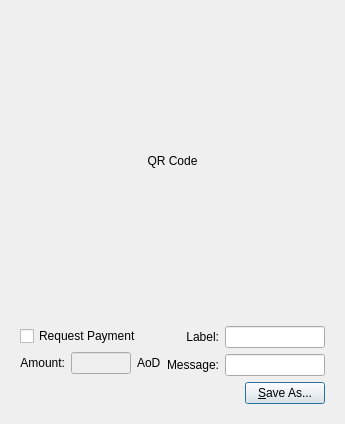
<?xml version="1.0" encoding="UTF-8"?>
<ui version="4.0">
 <class>QRCodeDialog</class>
 <widget class="QDialog" name="QRCodeDialog">
  <property name="geometry">
   <rect>
    <x>0</x>
    <y>0</y>
    <width>320</width>
    <height>404</height>
   </rect>
  </property>
  <property name="windowTitle">
   <string>Dialog</string>
  </property>
  <layout class="QVBoxLayout" name="verticalLayout_3">
   <item>
    <widget class="QLabel" name="lblQRCode">
     <property name="sizePolicy">
      <sizepolicy hsizetype="Expanding" vsizetype="Expanding">
       <horstretch>0</horstretch>
       <verstretch>0</verstretch>
      </sizepolicy>
     </property>
     <property name="minimumSize">
      <size>
       <width>300</width>
       <height>300</height>
      </size>
     </property>
     <property name="text">
      <string>QR Code</string>
     </property>
     <property name="alignment">
      <set>Qt::AlignCenter</set>
     </property>
     <property name="wordWrap">
      <bool>true</bool>
     </property>
    </widget>
   </item>
   <item>
    <widget class="QWidget" name="widget" native="true">
     <layout class="QVBoxLayout" name="verticalLayout_2">
      <item>
       <layout class="QHBoxLayout" name="horizontalLayout_2">
        <item>
         <layout class="QVBoxLayout" name="verticalLayout">
          <item>
           <widget class="QCheckBox" name="chkReqPayment">
            <property name="enabled">
             <bool>true</bool>
            </property>
            <property name="text">
             <string>Request Payment</string>
            </property>
           </widget>
          </item>
          <item>
           <layout class="QHBoxLayout" name="horizontalLayout">
            <item>
             <widget class="QLabel" name="lblAmount">
              <property name="sizePolicy">
               <sizepolicy hsizetype="Preferred" vsizetype="Maximum">
                <horstretch>0</horstretch>
                <verstretch>0</verstretch>
               </sizepolicy>
              </property>
              <property name="text">
               <string>Amount:</string>
              </property>
              <property name="alignment">
               <set>Qt::AlignRight|Qt::AlignTrailing|Qt::AlignVCenter</set>
              </property>
              <property name="buddy">
               <cstring>lnReqAmount</cstring>
              </property>
             </widget>
            </item>
            <item>
             <widget class="QLineEdit" name="lnReqAmount">
              <property name="enabled">
               <bool>false</bool>
              </property>
              <property name="minimumSize">
               <size>
                <width>60</width>
                <height>0</height>
               </size>
              </property>
              <property name="alignment">
               <set>Qt::AlignRight|Qt::AlignTrailing|Qt::AlignVCenter</set>
              </property>
             </widget>
            </item>
            <item>
             <widget class="QLabel" name="lblBTC">
              <property name="sizePolicy">
               <sizepolicy hsizetype="Preferred" vsizetype="Maximum">
                <horstretch>0</horstretch>
                <verstretch>0</verstretch>
               </sizepolicy>
              </property>
              <property name="text">
               <string>AoD</string>
              </property>
              <property name="buddy">
               <cstring>lnReqAmount</cstring>
              </property>
             </widget>
            </item>
           </layout>
          </item>
         </layout>
        </item>
        <item>
         <layout class="QGridLayout" name="gridLayout">
          <item row="0" column="0">
           <widget class="QLabel" name="lblLabel">
            <property name="text">
             <string>Label:</string>
            </property>
            <property name="alignment">
             <set>Qt::AlignRight|Qt::AlignTrailing|Qt::AlignVCenter</set>
            </property>
            <property name="buddy">
             <cstring>lnLabel</cstring>
            </property>
           </widget>
          </item>
          <item row="0" column="1">
           <widget class="QLineEdit" name="lnLabel">
            <property name="minimumSize">
             <size>
              <width>100</width>
              <height>0</height>
             </size>
            </property>
           </widget>
          </item>
          <item row="1" column="0">
           <widget class="QLabel" name="lblMessage">
            <property name="text">
             <string>Message:</string>
            </property>
            <property name="alignment">
             <set>Qt::AlignRight|Qt::AlignTrailing|Qt::AlignVCenter</set>
            </property>
            <property name="buddy">
             <cstring>lnMessage</cstring>
            </property>
           </widget>
          </item>
          <item row="1" column="1">
           <widget class="QLineEdit" name="lnMessage">
            <property name="minimumSize">
             <size>
              <width>100</width>
              <height>0</height>
             </size>
            </property>
           </widget>
          </item>
         </layout>
        </item>
       </layout>
      </item>
      <item>
       <layout class="QHBoxLayout" name="horizontalLayout_3">
        <item>
         <spacer name="horizontalSpacer">
          <property name="orientation">
           <enum>Qt::Horizontal</enum>
          </property>
          <property name="sizeHint" stdset="0">
           <size>
            <width>40</width>
            <height>20</height>
           </size>
          </property>
         </spacer>
        </item>
        <item>
         <widget class="QPushButton" name="btnSaveAs">
          <property name="text">
           <string>&amp;Save As...</string>
          </property>
         </widget>
        </item>
       </layout>
      </item>
     </layout>
    </widget>
   </item>
  </layout>
 </widget>
 <resources/>
 <connections>
  <connection>
   <sender>chkReqPayment</sender>
   <signal>clicked(bool)</signal>
   <receiver>lnReqAmount</receiver>
   <slot>setEnabled(bool)</slot>
   <hints>
    <hint type="sourcelabel">
     <x>92</x>
     <y>285</y>
    </hint>
    <hint type="destinationlabel">
     <x>98</x>
     <y>311</y>
    </hint>
   </hints>
  </connection>
 </connections>
</ui>
